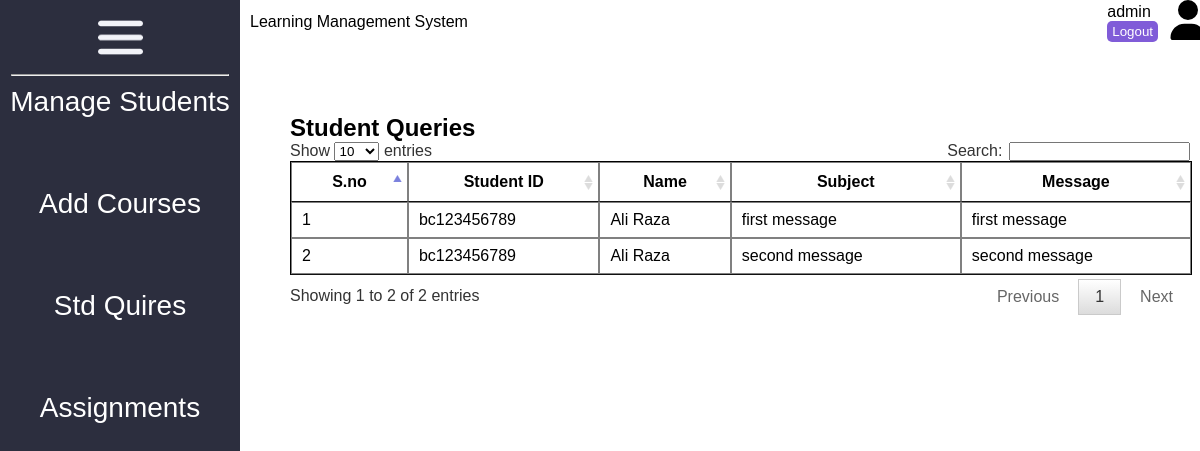
The page /admin/quiz.php (signed in) on the database its author committed.
### tables this page shows
CREATE TABLE `message` (
  `messageid` int(11) NOT NULL,
  `studentid` varchar(11) NOT NULL,
  `subject` varchar(255) NOT NULL,
  `message` text NOT NULL
);

CREATE TABLE `Students` (
  `StudentID` varchar(50) NOT NULL,
  `UserName` varchar(50) NOT NULL,
  `Email` varchar(100) NOT NULL,
  `Password` varchar(255) NOT NULL,
  `CNIC` varchar(15) NOT NULL,
  `image` varchar(200) NOT NULL,
  `yoAdmission` year(4) NOT NULL DEFAULT current_timestamp()
);

### admin/quiz.php (the view)
<?php include 'header.php'; ?>
<div class="page-content">
    <div class="container">
        <h2>Student Queries</h2>
        <table id="myTable">
            <thead>
                <tr>
                    <th>S.no</th>
                    <th>Student ID</th>
                    <th>Name</th>
                    <th>Subject</th>
                    <th>Message</th>
                </tr>
            </thead>
            <tbody>
                <?php
                $sql = "SELECT message.messageid, message.studentid, Students.UserName, message.subject, message.message
                        FROM `message`
                        JOIN `Students` ON message.studentid = Students.StudentID";
                $result = mysqli_query($con, $sql);
                if ($result && mysqli_num_rows($result) > 0) {
                    $counter = 1;
                    while ($row = mysqli_fetch_assoc($result)) { ?>
                        <tr>
                            <td><?= $counter++ ?></td>
                            <td><?= $row['studentid'] ?></td>
                            <td><?= $row['UserName'] ?></td>
                            <td><?= $row['subject'] ?></td>
                            <td><?= $row['message'] ?></td>
                        </tr>
                    <?php }
                } else { ?>
                    <tr>
                        <td colspan="5">No queries found.</td>
                    </tr>
                <?php } ?>
            </tbody>
        </table>
    </div>
</div>
<?php include 'footer.php'; ?>

### assets/css/style.css (style rules this page uses)
* { margin: 0; padding: 0; box-sizing: border-box; font-family: sans-serif; }
:root { --bg-primary: #805CD8 ; --bg-secondary:#D9D9D9 ; --bg-dark: #2C2E3E; --primary-text: ; --secondary-text: ; }
.container { max-width: 1100px; margin: 0 auto; }
table { width: 100%; border: 1.25px solid #000; padding: 0px; margin: 10px 0 0 0; }
th, td { padding: 5px 10px; }
.page-content { position: absolute; top: 114px; left: 290px; width: 900px; }
th, td { border: 1px solid gray; }

### rows shown on the page
message: studentid "bc123456789", studentid.UserName "Ali Raza", subject "first message", message "first message"
message: studentid "bc123456789", studentid.UserName "Ali Raza", subject "second message", message "second message"

### other values the page prints
$_SESSION['admin_data']['username'] "admin"
